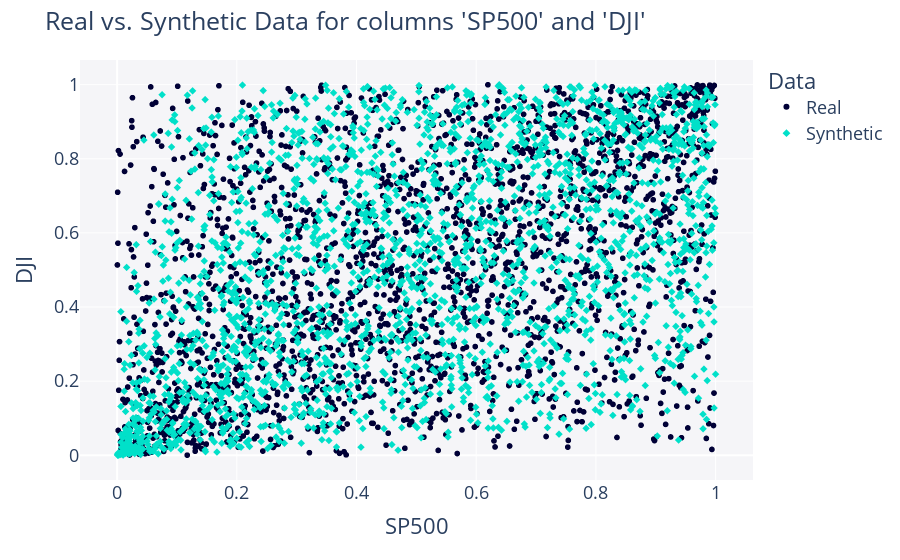

This figure's notebook cell:
### Code cell
from copulas.visualization import compare_2d
compare_2d(df2, samples)

### Figure 1 — Plotly figure (JSON) as saved in the notebook; plotly's stock layout.template omitted (floating-point values rounded to 4 significant figures; data arrays with more than 128 entries replaced by an {"elided": "..."} marker saying what was removed)
{"data": [{"hovertemplate": "Data=Real<br>SP500=%{x}<br>DJI=%{y}<extra></extra>", "legendgroup": "Real", "marker": {"color": "#000036", "symbol": "circle"}, "mode": "markers", "name": "Real", "showlegend": true, "type": "scattergl", "x": {"elided": "2262 float values"}, "xaxis": "x", "y": {"elided": "2262 float values"}, "yaxis": "y"}, {"hovertemplate": "Data=Synthetic<br>SP500=%{x}<br>DJI=%{y}<extra></extra>", "legendgroup": "Synthetic", "marker": {"color": "#01E0C9", "symbol": "diamond"}, "mode": "markers", "name": "Synthetic", "showlegend": true, "type": "scattergl", "x": {"elided": "2262 float values"}, "xaxis": "x", "y": {"elided": "2262 float values"}, "yaxis": "y"}], "layout": {"font": {"size": 18}, "legend": {"title": {"text": "Data"}, "tracegroupgap": 0}, "margin": {"t": 60}, "plot_bgcolor": "#F5F5F8", "showlegend": true, "title": {"text": "Real vs. Synthetic Data for columns 'SP500' and 'DJI'"}, "xaxis": {"anchor": "y", "domain": [0, 1], "title": {"text": "SP500"}}, "yaxis": {"anchor": "x", "domain": [0, 1], "title": {"text": "DJI"}}}}
